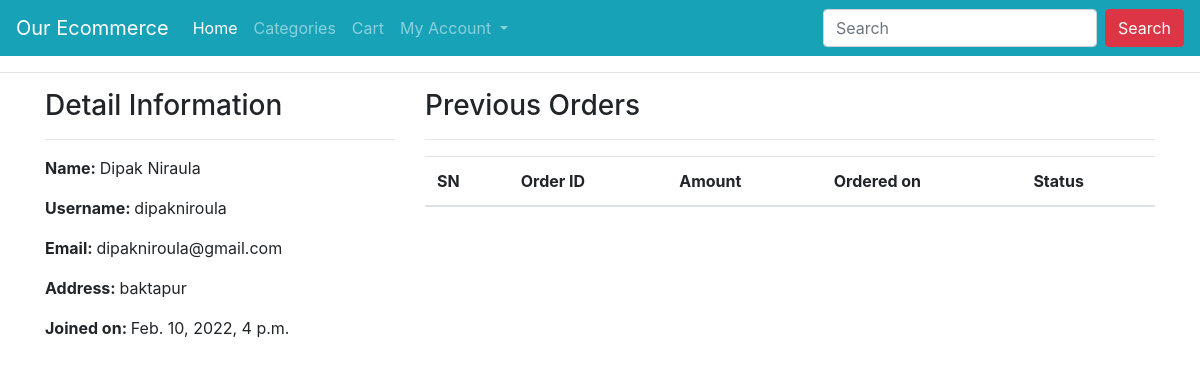
Page /profile/ (signed in) on the committed database.
### ecomapp/models.py (models this page shows, shortened)
class Customer(models.Model):
    user = models.OneToOneField(User, on_delete=models.CASCADE)
    full_name = models.CharField(max_length=200)
    address = models.CharField(max_length=200, null=True, blank=True)
    joined_on = models.DateTimeField(auto_now_add=True)

### ecomapp/views.py (the view)
# urls.py: path("profile/", CustomerProfileView.as_view(), name="customerprofile"),
class CustomerProfileView(TemplateView):
    template_name = "customerprofile.html"
    def dispatch(self, request, *args, **kwargs):
        if request.user.is_authenticated and Customer.objects.filter(user=request.user).exists():
            pass
        else:
            return redirect("/login/?next=/profile/")
        return super().dispatch(request, *args, **kwargs)
    def get_context_data(self, **kwargs):
        context = super().get_context_data(**kwargs)
        customer = self.request.user.customer
        context['customer'] = customer
        orders = Order.objects.filter(cart__customer=customer).order_by("-id")
        context["orders"] = orders
        return context

### templates/customerprofile.html (shortened to what this page needs)
{% extends 'base.html' %}
{% block content %}
<div class="container">
    <div class="row">
        <div class="col-md-4">
            <h3>Detail Information</h3><hr>
            <p><span class="font-weight-bold">Name: </span> {{customer.full_name}}</p>
            <p><span class="font-weight-bold">Username: </span> {{customer.user.username}}</p>
            <p><span class="font-weight-bold">Email: </span> {{customer.user.email}}</p>
            <p><span class="font-weight-bold">Address: </span> {{customer.address}}</p>
            <p><span class="font-weight-bold">Joined on: </span> {{customer.joined_on}}</p>
        </div>
        <div class="col-md-8">
            <h3>Previous Orders</h3>
            <hr>
            <table class="table">
                <thead>
                    <tr>
                        <th>SN</th>
                        <th>Order ID</th>
                        <th>Amount</th>
                        <th>Ordered on</th>
                        <th>Status</th>
                    </tr>
                </thead>
            </table>
        </div>
    </div>
</div>
{% endblock %}

### rows in the picture
Customer: full_name "Dipak Niraula", user.username "dipakniroula", user.email "dipakniroula@gmail.com", address "baktapur", joined_on "Feb. 10, 2022, 4 p.m."
